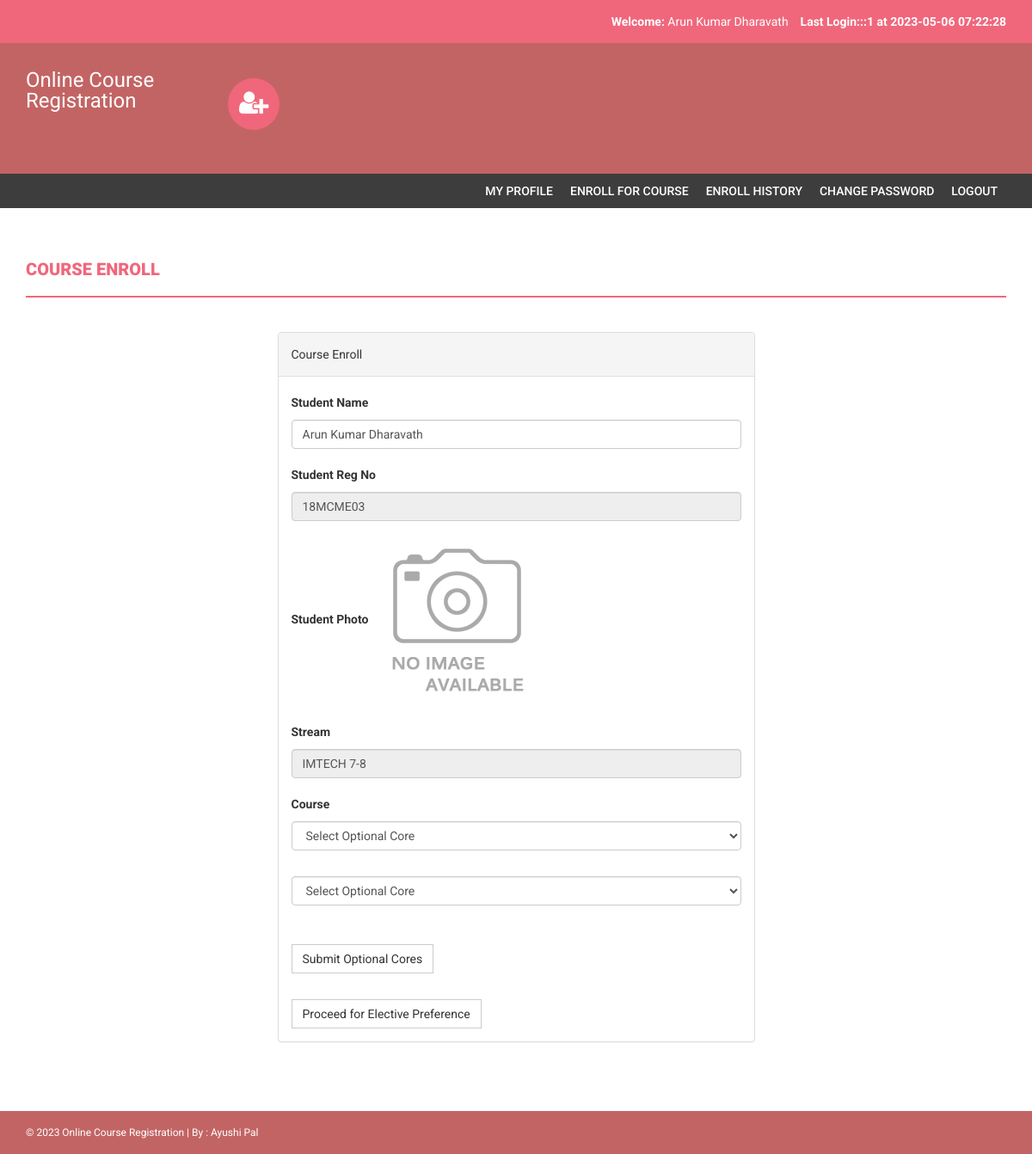
Screenshot of /onlinecourse/enroll.php (signed in) with the database file from the repository.
### tables this page shows
CREATE TABLE `students` (
  `studentRegno` varchar(255) NOT NULL,
  `stream_id` int(11) NOT NULL,
  `studentPhoto` varchar(255) DEFAULT NULL,
  `password` varchar(255) NOT NULL DEFAULT 'Test@123',
  `studentName` varchar(255) DEFAULT NULL,
  `pincode` varchar(255) DEFAULT NULL,
  `session` varchar(255) DEFAULT NULL,
  `department` varchar(255) DEFAULT NULL,
  `semester` varchar(255) DEFAULT NULL,
  `cgpa` decimal(10,2) DEFAULT NULL,
  `courses_allocated_id` int(11) NOT NULL COMMENT 'course codes',
  `enrolment_status_optional` tinyint(1) NOT NULL,
  `enrolment_status_elective` tinyint(1) NOT NULL,
  `optional_core_choice_1` varchar(255) DEFAULT NULL,
  `optional_core_choice_2` varchar(255) DEFAULT NULL,
  `optional_core_choice_3` varchar(255) DEFAULT NULL,
  `password_status` tinyint(1) NOT NULL DEFAULT 0,
  `creationdate` timestamp NULL DEFAULT current_timestamp(),
  `updationDate` varchar(255) DEFAULT NULL
);

CREATE TABLE `stream` (
  `stream_id` int(11) NOT NULL,
  `stream_name` varchar(50) NOT NULL,
  `optional_core_count` int(20) NOT NULL COMMENT 'value cannot be greater than 3',
  `elective_count` int(20) NOT NULL
);

### onlinecourse/enroll.php (the view, shortened to what this page needs)
<?php
include('includes/config.php');
?>
<!DOCTYPE html>
<html xmlns="http://www.w3.org/1999/xhtml">
<head>
    <link href="assets/css/bootstrap.css" rel="stylesheet" />
    <link href="assets/css/font-awesome.css" rel="stylesheet" />
    <link href="assets/css/style.css" rel="stylesheet" />
</head>
<body>
<?php include('includes/header.php');?>
<?php if($_SESSION['login']!="")
{
 include('includes/menubar.php');
}
 ?>
    <div class="content-wrapper">
        <div class="container">
              <div class="row">
                    <div class="col-md-12">
                        <h1 class="page-head-line">Course Enroll </h1>
                    </div>
                </div>
                <div class="row" >
                  <div class="col-md-3"></div>
                    <div class="col-md-6">
                        <div class="panel panel-default">
                        <div class="panel-heading">
                          Course Enroll
                        </div>
<?php $sql=mysqli_query($con,"select * from students where studentRegno='".$_SESSION['login']."'");
while($row=mysqli_fetch_array($sql))
{ ?>
                        <div class="panel-body">
                       <form name="dept" method="post" enctype="multipart/form-data">
   <div class="form-group">
    <label for="studentname">Student Name  </label>
    <input type="text" class="form-control" id="studentname" name="studentname" value="<?php echo htmlentities($row['studentName']);?>"  />
  </div>
 <div class="form-group">
    <label for="studentRegno">Student Reg No   </label>
    <input type="text" class="form-control" id="studentRegno" name="studentRegno" value="<?php echo htmlentities($row['studentRegno']);?>"  placeholder="Student Reg no" readonly />
  </div>
<div class="form-group">
    <label for="Pincode">Student Photo  </label>
   <?php if($row['studentPhoto']==""){ ?>
   <img src="studentphoto/noimage.png" width="200" height="200"><?php } else {?>
   <img src="studentphoto/<?php echo htmlentities($row['studentPhoto']);?>" width="200" height="200">
   <?php } ?>
  </div>
<div class="form-group">
    <label for="Department">Stream  </label>
   <?php
$sql1=mysqli_query($con,"select * from stream where stream_id='".$row['stream_id']."'");
$row1=mysqli_fetch_array($sql1);
?>
<input type="text" class="form-control" id="streamName" name="streamName" readonly value="<?php echo htmlentities($row1['stream_name']);?>" required />
  </div>
  <div class="form-group">
    <label for="Course">Course  </label>
    <?php
    $optional_core_count=$row1['optional_core_count'];
    for($i=0;$i<$optional_core_count;$i++) {
    ?>
    <select class="form-control" name="optional_cores[]" id="optional_cores_<?php echo $i; ?>" required="required">
        <option value="">Select Optional Core</option>
    </select>
    <br>
    <?php } ?>
</div>
 <?php } ?>
 <button type="submit" name="submit" id="submit" class="btn btn-default">Submit Optional Cores</button>
</form>
<br>
<?php
$sql = mysqli_query($con,"select * from students where studentRegno='".$_SESSION['login']."'");
$row = mysqli_fetch_array($sql);
$isColumnNull = ($row['optional_core_choice_1'] == null);
?>
<form method='post'>
 <div>
 <button type="submit" name="submit1" id="submit1" class="btn btn-default" <?php if ($isColumnNull) { echo 'disabled'; } ?>>Proceed for Elective Preference</button>
</div>
</form>
                            </div>
                            </div>
                    </div>
                </div>
            </div>
        </div>
  <?php include('includes/footer.php');?>
</body>
</html>

### onlinecourse/includes/header.php (shortened to what this page needs)
<?php
include("includes/config.php");
?>
<?php if($_SESSION['login']!="")
{?>
<header>
        <div class="container">
            <div class="row">
                <div class="col-md-12">
                    <strong>Welcome: </strong><?php echo htmlentities($_SESSION['sname']);?>
                    <strong>Last Login:<?php
        $ret=mysqli_query($con,"SELECT  * from userlog where studentRegno='".$_SESSION['login']."' order by id desc limit 1,1");
                    $row=mysqli_fetch_array($ret);
                    echo $row['userip']; ?> at <?php echo $row['loginTime'];?></strong>
                </div>
            </div>
        </div>
    </header>
    <?php } ?>
    <div class="navbar navbar-inverse set-radius-zero">
        <div class="container">
            <div class="navbar-header">
                <a class="navbar-brand" href="#" style="color:#fff; font-size:24px;4px; line-height:24px; ">
                   Online Course Registration
                </a>
            </div>
            <div class="left-div">
                <i class="fa fa-user-plus login-icon" ></i>
        </div>
            </div>
        </div>

### onlinecourse/assets/css/style.css (style rules this page uses)
body { font-family: 'Roboto', sans-serif; line-height: 30px; }
.set-radius-zero { border-radius: 0px; -moz-border-radius: 0px; -webkit-border-radius: 0px; }
.content-wrapper { margin-top: 40px; min-height: 600px; padding-bottom: 60px; }
.page-head-line { font-weight: 900; padding-bottom: 20px; border-bottom: 2px solid #F0677C; text-transform: uppercase; color: #F0677C; font-size: 20px; margin-bottom: 40px; }
.btn { border-radius: 0px; -webkit-border-radius: 0px; -moz-border-radius: 0px; }
.login-icon { height: 60px; width: 60px; padding: 13px; border-radius: 50%; font-size: 30px; margin-bottom: 20px; color: #fff; text-align: center; cursor:pointer; background-color:#F0677C; -webkit-border-radius:50%; -moz-border-radius:50%; }
header { background-color: #F0677C; color: #fff; padding: 10px; text-align: right; }
.left-div { padding-left: 30px; margin-top: 40px; margin-bottom: 30px; }
.navbar-brand { width: 250px; padding-top: 30px; }
.navbar-inverse { background-color: #C36464; border-color: transparent; }
.navbar { margin-bottom: 0px; }

### rows the page displays
students: studentname "Arun Kumar Dharavath", studentRegno "18MCME03", streamName "IMTECH 7-8"

### other values shown
$_SESSION['sname'] "Arun Kumar Dharavath"
$row['userip'] "::1"
$row['loginTime'] "2023-05-06 07:22:28"
